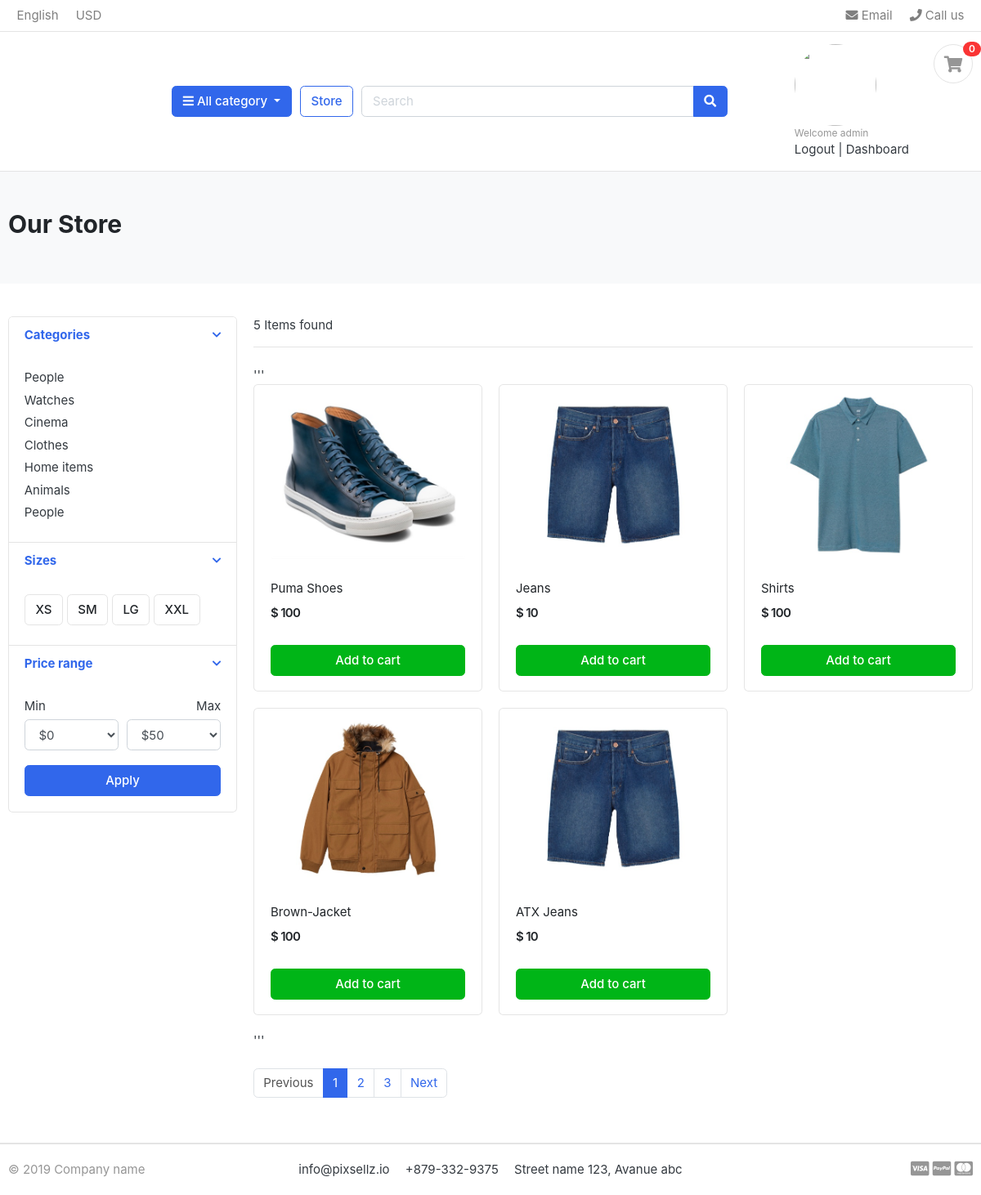
The page /store/ (signed in) on the database its author committed.
### store/models.py (models this page shows, shortened)
class Product(models.Model):
    product_name = models.CharField(max_length=200,unique=True,blank=False)
    slug = models.SlugField(max_length=100,unique=True)
    description = models.TextField(max_length=500,blank=True)
    price = models.IntegerField()
    images = models.ImageField()
    stock = models.IntegerField()
    category = models.ForeignKey(category, on_delete = models.CASCADE)
    created_date = models.DateField(auto_now_add=True)
    modified_date = models.DateField(auto_now_add = True)
    is_available = models.BooleanField(default = True)

### store/views.py (the view)
# urls.py: path('store/',include('store.urls')),
def store(request,category_url=None):
    if category_url !=None:
        categories = get_object_or_404(category,slug=category_url)
        Products = Product.objects.filter(category=categories,is_available=True)
        product_count = Products.count()
    else:
        Products = Product.objects.all()
        product_count = Products.count()
    context = {
        'Products':Products,
        'product_count':product_count
    }
    return render(request,'store.html',context)

### carts/context_processors.py (called while the page is built)
def cartCounter(request,custom_cart=None):
    cart_count = 0
    try:
        custom_cart = Cart.objects.get(cart_id = cart_id(request))
        if request.user.is_authenticated:
            cart_items = CartItem.objects.filter(user=request.user,is_active=True)
            cart_count = cart_items.count()
        else:
            cart_items = CartItem.objects.all().filter(cart=custom_cart)
            cart_count = cart_items.count()
    except:
        cart_count=0
    return dict(count = cart_count)

### carts/views.py (called while the page is built)
def cart_id(request):
    cartId = request.session.session_key
    if not cartId:
        cartId = request.session.create()
    return  cartId

### category/context_processors.py (called while the page is built)
def menu_links(request):
   links = category.objects.all()
   return dict(links=links)

### templates/store.html (shortened to what this page needs)
{% extends 'base.html' %}
{% block mainContent %}
<section class="section-pagetop bg">
    <div class="container">
        <h2 class="title-page">Our Store</h2>
    </div>
    </section>
    <section class="section-content padding-y">
    <div class="container">
    <div class="row">
        <aside class="col-md-3">
    <div class="card">
        <article class="filter-group">
            <header class="card-header">
                <a href="#" data-toggle="collapse" data-target="#collapse_1" aria-expanded="true" class="">
                    <i class="icon-control fa fa-chevron-down"></i>
                    <h6 class="title">Categories</h6>
                </a>
            </header>
            <div class="filter-content collapse show" id="collapse_1" style="">
                <div class="card-body">
                    <ul class="list-menu">
                    <li><a href="#">People  </a></li>
                    <li><a href="#">Watches </a></li>
                    <li><a href="#">Cinema  </a></li>
                    <li><a href="#">Clothes  </a></li>
                    <li><a href="#">Home items </a></li>
                    <li><a href="#">Animals</a></li>
                    <li><a href="#">People </a></li>
                    </ul>
                </div>
            </div>
        </article>
        <article class="filter-group">
            <header class="card-header">
                <a href="#" data-toggle="collapse" data-target="#collapse_4" aria-expanded="true" class="">
                    <i class="icon-control fa fa-chevron-down"></i>
                    <h6 class="title">Sizes </h6>
                </a>
            </header>
            <div class="filter-content collapse show" id="collapse_4" style="">
                <div class="card-body">
                  <label class="checkbox-btn">
                    <span class="btn btn-light"> XS </span>
                  </label>
                  <label class="checkbox-btn">
                    <span class="btn btn-light"> SM </span>
                  </label>
                  <label class="checkbox-btn">
                    <span class="btn btn-light"> LG </span>
                  </label>
                  <label class="checkbox-btn">
                    <span class="btn btn-light"> XXL </span>
                  </label>
            </div>
            </div>
        </article>
        <article class="filter-group">
            <header class="card-header">
                <a href="#" data-toggle="collapse" data-target="#collapse_3" aria-expanded="true" class="">
                    <i class="icon-control fa fa-chevron-down"></i>
                    <h6 class="title">Price range </h6>
                </a>
            </header>
            <div class="filter-content collapse show" id="collapse_3" style="">
                <div class="card-body">
                    <div class="form-row">
                    <div class="form-group col-md-6">
                      <label>Min</label>
                          <select class="mr-2 form-control">
                            <option value="0">$0</option>
                        </select>
                    </div>
                    <div class="form-group text-right col-md-6">
                      <label>Max</label>
                          <select class="mr-2 form-control">
                            <option value="50">$50</option>
                        </select>
                    </div>
                    </div>
                    <button class="btn btn-block btn-primary">Apply</button>
                </div>
            </div>
        </article>
    </div>
        </aside>
        <main class="col-md-9">
    <header class="border-bottom mb-4 pb-3">
            <div class="form-inline">
                <span class="mr-md-auto">{{ product_count }} Items found </span>
            </div>
    </header>
    '''
    <div class="row">
        {% for product in Products %}
        <div class="col-md-4">
            <figure class="card card-product-grid">
                <div class="img-wrap">
                    <a href="{% url 'product_detail' product.category.slug product.slug %}">
                        <img src="{{ product.images.url }}"></a>
                </div>
                <figcaption class="info-wrap">
                    <div class="fix-height">
                        <a href="#" class="title">{{ product.product_name }}</a>
                        <div class="price-wrap mt-2">
                            <span class="price">$ {{ product.price }}</span>
                        </div>
                    </div>
                    <a href="{% url 'addcart' product.id %}" class="btn btn-block btn-success">Add to cart </a>
                </figcaption>
            </figure>
        </div>
        {% endfor %}
    </div>
    '''
    <nav class="mt-4" aria-label="Page navigation sample">
      <ul class="pagination">
        <li class="page-item disabled"><a class="page-link" href="#">Previous</a></li>
        <li class="page-item active"><a class="page-link" href="#">1</a></li>
        <li class="page-item"><a class="page-link" href="#">2</a></li>
        <li class="page-item"><a class="page-link" href="#">3</a></li>
        <li class="page-item"><a class="page-link" href="#">Next</a></li>
      </ul>
    </nav>
        </main>
    </div>
    </div>
    </section>
{% endblock %}

### templates/includes/header.html (shortened to what this page needs)
<header class="section-header">
    <nav class="navbar p-md-0 navbar-expand-sm navbar-light border-bottom">
    <div class="container">
      <div class="collapse navbar-collapse" id="navbarTop4">
        <ul class="navbar-nav mr-auto">
            <li class="nav-item dropdown">
                 <a href="#" class="nav-link">   English </a>
            </li>
            <li class="nav-item dropdown">
                <a href="#" class="nav-link"> USD </a>
            </li>
        </ul>
        <ul class="navbar-nav">
            <li><a href="#" class="nav-link"> <i class="fa fa-envelope"></i> Email </a></li>
            <li><a href="#" class="nav-link"> <i class="fa fa-phone"></i> Call us </a></li>
        </ul>
      </div>
    </div>
    </nav>
    <section class="header-main border-bottom">
        <div class="container">
    <div class="row align-items-center">
        <div class="col-lg col-sm col-md col-6 flex-grow-0">
            <div class="category-wrap dropdown d-inline-block float-right">
                <button type="button" class="btn btn-primary dropdown-toggle" data-toggle="dropdown">
                    <i class="fa fa-bars"></i> All category
                </button>
            </div>
        </div>
        <a href="{% url 'store' %}" class="btn btn-outline-primary">Store</a>
        <div class="col-lg  col-md-6 col-sm-12 col">
            <form action="{% url 'search' %}" class="search" >
                <div class="input-group w-100">
                    <input type="text" class="form-control" name="keyword" style="width:60%;" placeholder="Search">
                    <div class="input-group-append">
                      <button class="btn btn-primary" type="submit">
                        <i class="fa fa-search"></i>
                      </button>
                    </div>
                </div>
            </form>
        </div>
        <div class="col-lg-3 col-sm-6 col-8 order-2 order-lg-3">
                    <div class="d-flex justify-content-end mb-3 mb-lg-0">
                        <div class="widget-header">
                            <div>
                                {% if user.id is not None %}
                                <img src="{{ user.userprofile.profile_picture.url }}" width ="100" height="100" style="border-radius:50%">
                                <small class="title text-muted">Welcome {{ user.username }}</small>
                                <a href="{% url 'logout' %}">Logout</a> <span class="dark-transp"> | </span>
                                <a href="{% url 'dashboard' %}"> Dashboard</a>
                                {% else %}
                                <small class="title text-muted">Welcome guest!</small>
                                <a href="{% url 'login' %}">Sign in</a> <span class="dark-transp"> | </span>
                                <a href="{% url 'registration' %}"> Register</a>
                                {% endif %}
                            </div>
                        </div>
                        <a href="{% url 'cart' %}" class="widget-header pl-3 ml-3">
                            <div class="icon icon-sm rounded-circle border"><i class="fa fa-shopping-cart"></i></div>
                            <span class="badge badge-pill badge-danger notify">{{ count }}</span>
                        </a>
                    </div>
                </div>
    </div>
        </div>
    </section>
    </header>

### DAkart/static/css/ui.css (style rules this page uses)
html { font-family: "Inter", sans-serif; font-size: 15px; }
.img-wrap { text-align: center; display: block; }
.img-wrap img { max-width: 100%; }
.price-wrap { letter-spacing: -0.7px; }
.icon-xs, .icon-sm, .icon-md, .icon-lg { display: inline-block; text-align: center; flex-shrink: 0; flex-grow: 0; }
.icon-sm { width: 48px; height: 48px; line-height: 48px !important; font-size: 20px; }
.padding-y { padding-top: 40px; padding-bottom: 40px; }
figure { margin-bottom: 0; }
article:after, .form-group:after { display: block; clear: both; content: ""; }
.bg { background-color: #f8f9fa; }
.title-page { color: #212529; }
.header-main { position: relative; padding-top: 1rem; padding-bottom: 1rem; }
.widget-header { display: inline-block; vertical-align: middle; position: relative; }
.widget-header a { color: #343a40; }
.widget-header i { color: #969696; }
.widget-header .title { display: block; }
.widget-header .notify { position: absolute; top: -3px; right: -10px; }
.btn-light { background-color: #fff; border-color: #e4e4e4; }
[class*=list-] li:after { visibility: hidden; display: block; content: ""; overflow: hidden; height: 0; clear: both; }
.list-menu { list-style: none; margin: 0; padding-left: 0; }
.list-menu li { margin-bottom: 5px; }
.list-menu a { color: #343a40; }
[class*=card-product] a.title { color: #212529; display: block; }
[class*=card-product] .img-wrap { overflow: hidden; position: relative; }
[class*=card-product] .img-wrap img { height: 100%; max-width: 100%; width: auto; display: inline-block; -o-object-fit: cover; object-fit: cover; }
.card-product-grid { margin-bottom: 20px; }
.card-product-grid .img-wrap { border-radius: 0.2rem 0.2rem 0 0; height: 220px; }
.card-product-grid .info-wrap { overflow: hidden; padding: 18px 20px; }
.card-product-grid .fix-height { height: 80px; overflow: hidden; }
.card .img-wrap { overflow: hidden; }
.notify { position: absolute; top: -4px; right: -10px; display: inline-block; padding: 0.25em 0.6em; font-size: 12px; line-height: 1; text-align: center; border-radius: 3rem; color: #fff; background-color: #fa3434; }
.price { font-weight: 600; color: #212529; }
.icon-control { margin-top: 5px; float: right; font-size: 80%; }
.card-header .title { margin-bottom: 0; line-height: 1.5; }
.filter-group { border-bottom: 1px solid #e4e4e4; }
.filter-group .card-header { border-bottom: 0; }
.filter-group:last-child { border-bottom: 0; }
.checkbox-btn { position: relative; }
.section-pagetop { padding: 45px 0; }

### rows shown on the page
Product: images (picture), product_name "Puma Shoes", price "100"
Product: images (picture), product_name "Jeans", price "10"
Product: images (picture), product_name "Shirts", price "100"
Product: images (picture), product_name "Brown-Jacket", price "100"
Product: images (picture), product_name "ATX Jeans", price "10"

### other values the page prints
{{ user.username }} "admin"
{{ count }} "0"
{{ product_count }} "5"
